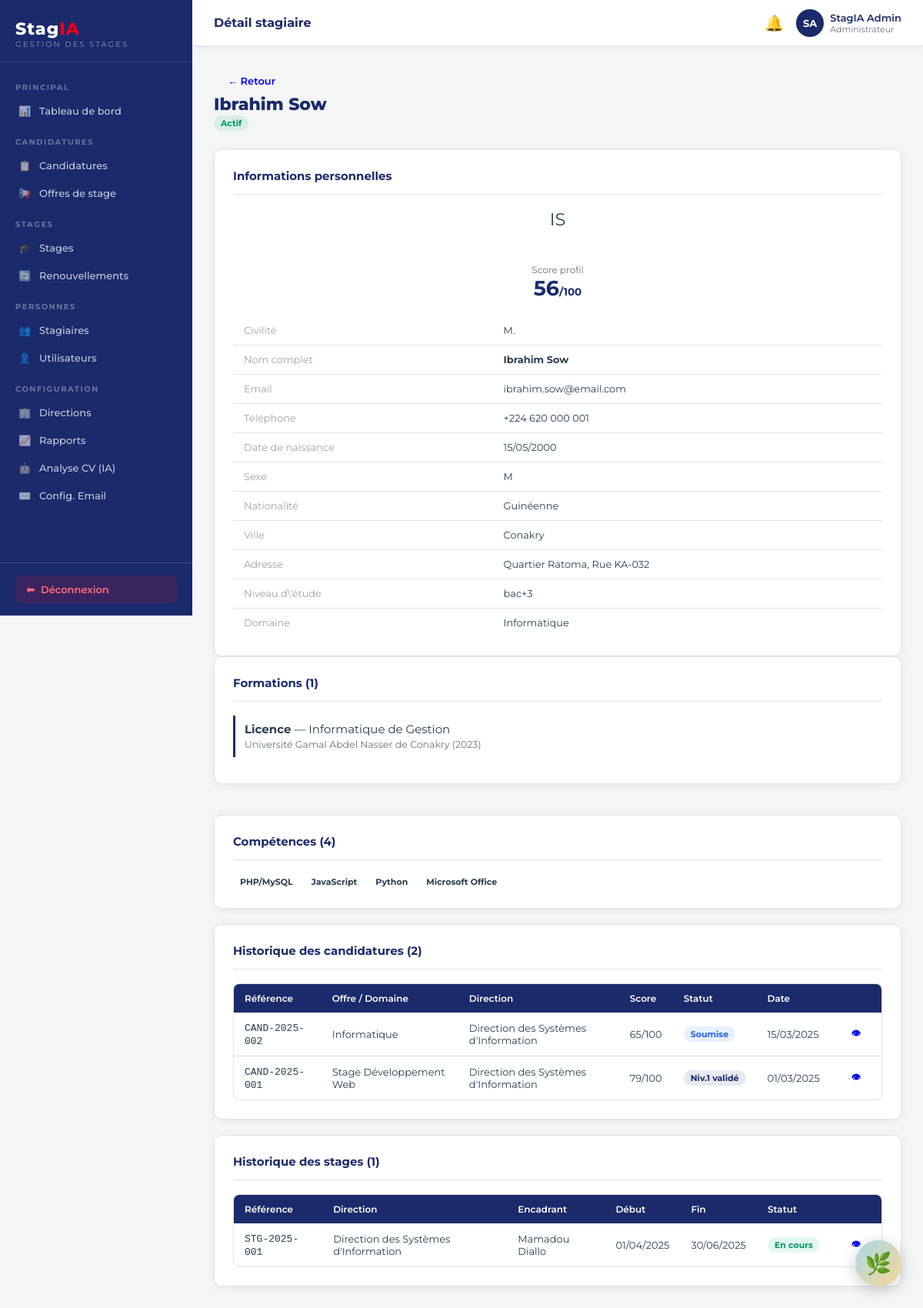
/backoffice.php?page=stagiaire_detail&id=1 (signed in), run on the app's committed database.
### tables this page shows
CREATE TABLE IF NOT EXISTS stagiaires (
    id INT AUTO_INCREMENT PRIMARY KEY,
    utilisateur_id INT NOT NULL,
    niveau_etude ENUM('bac','bac+2','bac+3','bac+4','bac+5','doctorat') DEFAULT 'bac+3',
    telephone VARCHAR(30),
    adresse TEXT,
    ville VARCHAR(100),
    nationalite VARCHAR(100) DEFAULT 'Guinéenne',
    date_naissance DATE,
    sexe ENUM('M','F') DEFAULT 'M',
    domaine_principal_id INT,
    date_inscription TIMESTAMP DEFAULT CURRENT_TIMESTAMP,
    cv_fichier VARCHAR(255),
    cv_analyse JSON,
    piece_identite VARCHAR(255),
    diplome_fichier VARCHAR(255),
    FOREIGN KEY (utilisateur_id) REFERENCES utilisateurs(id) ON DELETE CASCADE,
    FOREIGN KEY (domaine_principal_id) REFERENCES domaines(id) ON DELETE SET NULL
);

CREATE TABLE IF NOT EXISTS utilisateurs (
    id INT AUTO_INCREMENT PRIMARY KEY,
    nom VARCHAR(100) NOT NULL,
    prenom VARCHAR(100) NOT NULL,
    email VARCHAR(191) NOT NULL UNIQUE,
    mot_de_passe VARCHAR(255) NOT NULL,
    role ENUM('administrateur','habilite','superviseur','directeur','stagiaire') NOT NULL DEFAULT 'stagiaire',
    actif TINYINT(1) DEFAULT 1,
    civilite ENUM('M.','Mme') DEFAULT 'M.',
    created_at TIMESTAMP DEFAULT CURRENT_TIMESTAMP
);

CREATE TABLE IF NOT EXISTS domaines (
    id INT AUTO_INCREMENT PRIMARY KEY,
    libelle VARCHAR(150) NOT NULL,
    actif TINYINT(1) DEFAULT 1,
    created_at TIMESTAMP DEFAULT CURRENT_TIMESTAMP
);

CREATE TABLE IF NOT EXISTS formations (
    id INT AUTO_INCREMENT PRIMARY KEY,
    stagiaire_id INT NOT NULL,
    diplome VARCHAR(150),
    specialite VARCHAR(150),
    etablissement VARCHAR(200),
    annee_fin YEAR,
    FOREIGN KEY (stagiaire_id) REFERENCES stagiaires(id) ON DELETE CASCADE
);

CREATE TABLE IF NOT EXISTS competences (
    id INT AUTO_INCREMENT PRIMARY KEY,
    stagiaire_id INT NOT NULL,
    libelle VARCHAR(150) NOT NULL,
    FOREIGN KEY (stagiaire_id) REFERENCES stagiaires(id) ON DELETE CASCADE
);

CREATE TABLE IF NOT EXISTS candidatures (
    id INT AUTO_INCREMENT PRIMARY KEY,
    reference VARCHAR(30) UNIQUE NOT NULL,
    stagiaire_id INT NOT NULL,
    offre_id INT,
    type_candidature ENUM('offre','spontanee') DEFAULT 'spontanee',
    domaine_id INT,
    direction_id INT,
    score_tri DECIMAL(5,2) DEFAULT 0,
    statut_global ENUM('soumise','niv1_en_cours','niv1_valide','validee','niv1_rejete','rejetee','complement') DEFAULT 'soumise',
    motivation TEXT,
    date_candidature TIMESTAMP DEFAULT CURRENT_TIMESTAMP,
    FOREIGN KEY (stagiaire_id) REFERENCES stagiaires(id) ON DELETE CASCADE,
    FOREIGN KEY (offre_id) REFERENCES offres_stage(id) ON DELETE SET NULL,
    FOREIGN KEY (domaine_id) REFERENCES domaines(id) ON DELETE SET NULL,
    FOREIGN KEY (direction_id) REFERENCES directions(id) ON DELETE SET NULL
);

CREATE TABLE IF NOT EXISTS directions (
    id INT AUTO_INCREMENT PRIMARY KEY,
    libelle VARCHAR(150) NOT NULL,
    abreviation VARCHAR(20),
    actif TINYINT(1) DEFAULT 1,
    created_at TIMESTAMP DEFAULT CURRENT_TIMESTAMP
);

CREATE TABLE IF NOT EXISTS offres_stage (
    id INT AUTO_INCREMENT PRIMARY KEY,
    reference VARCHAR(30) UNIQUE NOT NULL,
    titre VARCHAR(200) NOT NULL,
    description TEXT,
    profil_recherche TEXT,
    direction_id INT,
    domaine_id INT,
    niveau_minimum ENUM('bac','bac+2','bac+3','bac+4','bac+5','doctorat') DEFAULT 'bac+3',
    experience_minimale INT DEFAULT 0 COMMENT 'en mois',
    nb_places INT DEFAULT 1,
    date_publication DATE,
    date_limite DATE,
    statut ENUM('ouverte','fermee','archivee') DEFAULT 'ouverte',
    creee_par INT,
    created_at TIMESTAMP DEFAULT CURRENT_TIMESTAMP,
    FOREIGN KEY (direction_id) REFERENCES directions(id) ON DELETE SET NULL,
    FOREIGN KEY (domaine_id) REFERENCES domaines(id) ON DELETE SET NULL,
    FOREIGN KEY (creee_par) REFERENCES utilisateurs(id) ON DELETE SET NULL
);

CREATE TABLE IF NOT EXISTS stages (
    id INT AUTO_INCREMENT PRIMARY KEY,
    reference VARCHAR(30) UNIQUE NOT NULL,
    candidature_id INT,
    stagiaire_id INT NOT NULL,
    direction_id INT,
    domaine_id INT,
    encadrant_id INT,
    date_debut DATE NOT NULL,
    date_fin DATE NOT NULL,
    duree_initiale_mois INT DEFAULT 3,
    duree_totale_mois INT DEFAULT 3,
    nb_renouvellements INT DEFAULT 0,
    remboursement_transport TINYINT(1) DEFAULT 0,
    montant_transport DECIMAL(10,2) DEFAULT 0,
    statut ENUM('preparation','en_cours','renouvele','termine','interrompu','annule') DEFAULT 'preparation',
    created_at TIMESTAMP DEFAULT CURRENT_TIMESTAMP,
    FOREIGN KEY (candidature_id) REFERENCES candidatures(id) ON DELETE SET NULL,
    FOREIGN KEY (stagiaire_id) REFERENCES stagiaires(id) ON DELETE CASCADE,
    FOREIGN KEY (direction_id) REFERENCES directions(id) ON DELETE SET NULL,
    FOREIGN KEY (domaine_id) REFERENCES domaines(id) ON DELETE SET NULL,
    FOREIGN KEY (encadrant_id) REFERENCES utilisateurs(id) ON DELETE SET NULL
);

### backoffice.php (called while the page is built, shortened)
<?php
require_once __DIR__ . '/config.php';
$page = preg_replace('/[^a-zA-Z0-9_\-]/', '', $_GET['page'] ?? 'dashboard');
$file = __DIR__ . "/pages/admin/{$page}.php";
include $file;

### pages/admin/stagiaire_detail.php (the view, shortened to what this page needs)
<?php
$pdo = getPDO();
$id = (int) ($_GET['id'] ?? 0);
$stmt = $pdo->prepare('
    SELECT s.*, u.nom, u.prenom, u.email, u.actif, u.civilite, u.role,
           d.libelle AS domaine_libelle
    FROM stagiaires s
    JOIN utilisateurs u ON s.utilisateur_id = u.id
    LEFT JOIN domaines d ON s.domaine_principal_id = d.id
    WHERE s.id = ?
');
$stmt->execute([$id]);
$stag = $stmt->fetch();
$formations  = $pdo->prepare('SELECT * FROM formations WHERE stagiaire_id = ? ORDER BY annee_fin DESC');
$formations->execute([$id]);
$formations  = $formations->fetchAll();
$competences = $pdo->prepare('SELECT * FROM competences WHERE stagiaire_id = ? ORDER BY id');
$competences->execute([$id]);
$competences = $competences->fetchAll();
$candidatures = $pdo->prepare('
    SELECT c.*, o.titre AS offre_titre, d.libelle AS direction, dom.libelle AS domaine
    FROM candidatures c
    LEFT JOIN offres_stage o ON c.offre_id = o.id
    LEFT JOIN directions d ON c.direction_id = d.id
    LEFT JOIN domaines dom ON c.domaine_id = dom.id
    WHERE c.stagiaire_id = ?
    ORDER BY c.date_candidature DESC
');
$candidatures->execute([$id]);
$candidatures = $candidatures->fetchAll();
$stages = $pdo->prepare('
    SELECT sg.*, d.libelle AS direction, u.nom AS enc_nom, u.prenom AS enc_prenom
    FROM stages sg
    LEFT JOIN directions d ON sg.direction_id = d.id
    LEFT JOIN utilisateurs u ON sg.encadrant_id = u.id
    WHERE sg.stagiaire_id = ?
    ORDER BY sg.date_debut DESC
');
$stages->execute([$id]);
$stages = $stages->fetchAll();
$score = calculerScore($id);
require __DIR__ . '/../../includes/header.php';
?>
<div class="page-header">
  <a href="backoffice.php?page=stagiaires" class="btn btn-ghost">← Retour</a>
  <h1><?= h($stag['prenom'] . ' ' . $stag['nom']) ?></h1>
  <span class="badge <?= $stag['actif'] ? 'badge-success' : 'badge-gray' ?>"><?= $stag['actif'] ? 'Actif' : 'Inactif' ?></span>
</div>
<div class="section-grid">
  <div class="card">
    <div class="card-header"><h3 class="card-title">Informations personnelles</h3></div>
    <div class="card-body">
      <div style="text-align:center;margin-bottom:20px">
        <div class="avatar" style="width:64px;height:64px;font-size:1.5rem;margin:0 auto 8px">
          <?= mb_strtoupper(mb_substr($stag['prenom'],0,1)) . mb_strtoupper(mb_substr($stag['nom'],0,1)) ?>
        </div>
        <div style="font-size:.8rem;color:#6b7280">Score profil</div>
        <div style="font-size:1.8rem;font-weight:700;color:var(--navy)"><?= number_format($score, 0) ?><span style="font-size:.9rem">/100</span></div>
      </div>
      <table style="width:100%;font-size:.86rem">
        <tr><td style="color:#9ca3af;width:40%">Civilité</td><td><?= h($stag['civilite'] ?? '—') ?></td></tr>
        <tr><td style="color:#9ca3af">Nom complet</td><td><strong><?= h($stag['prenom'] . ' ' . $stag['nom']) ?></strong></td></tr>
        <tr><td style="color:#9ca3af">Email</td><td><?= h($stag['email']) ?></td></tr>
        <tr><td style="color:#9ca3af">Téléphone</td><td><?= h($stag['telephone'] ?? '—') ?></td></tr>
        <tr><td style="color:#9ca3af">Date de naissance</td><td><?= $stag['date_naissance'] ? date('d/m/Y', strtotime($stag['date_naissance'])) : '—' ?></td></tr>
        <tr><td style="color:#9ca3af">Sexe</td><td><?= h($stag['sexe'] ?? '—') ?></td></tr>
        <tr><td style="color:#9ca3af">Nationalité</td><td><?= h($stag['nationalite'] ?? '—') ?></td></tr>
        <tr><td style="color:#9ca3af">Ville</td><td><?= h($stag['ville'] ?? '—') ?></td></tr>
        <tr><td style="color:#9ca3af">Adresse</td><td><?= h($stag['adresse'] ?? '—') ?></td></tr>
        <tr><td style="color:#9ca3af">Niveau d\'étude</td><td><?= h($stag['niveau_etude'] ?? '—') ?></td></tr>
        <tr><td style="color:#9ca3af">Domaine</td><td><?= h($stag['domaine_libelle'] ?? '—') ?></td></tr>
      </table>
    </div>
  </div>
  <div style="display:flex;flex-direction:column;gap:20px">
    <div class="card">
      <div class="card-header"><h3 class="card-title">Formations (<?= count($formations) ?>)</h3></div>
      <div class="card-body">
        <?php if (empty($formations)): ?>
        <p style="color:#9ca3af;text-align:center">Aucune formation enregistrée.</p>
        <?php else: ?>
        <?php foreach ($formations as $f): ?>
        <div style="border-left:3px solid var(--navy);padding:8px 12px;margin-bottom:10px">
          <strong><?= h($f['diplome']) ?></strong> — <?= h($f['specialite'] ?? '') ?><br>
          <small style="color:#6b7280"><?= h($f['etablissement'] ?? '') ?> <?= $f['annee_fin'] ? '(' . $f['annee_fin'] . ')' : '' ?></small>
        </div>
        <?php endforeach ?>
        <?php endif ?>
      </div>
    </div>
    <div class="card">
      <div class="card-header"><h3 class="card-title">Compétences (<?= count($competences) ?>)</h3></div>
      <div class="card-body">
        <?php if (empty($competences)): ?>
        <p style="color:#9ca3af;text-align:center">Aucune compétence enregistrée.</p>
        <?php else: ?>
        <div style="display:flex;flex-wrap:wrap;gap:6px">
          <?php foreach ($competences as $c): ?>
          <span class="badge badge-blue"><?= h($c['libelle']) ?></span>
          <?php endforeach ?>
        </div>
        <?php endif ?>
      </div>
    </div>
  </div>
</div>
<div class="card" style="margin-top:20px">
  <div class="card-header"><h3 class="card-title">Historique des candidatures (<?= count($candidatures) ?>)</h3></div>
  <div class="table-wrap">
    <table>
      <thead>
        <tr><th>Référence</th><th>Offre / Domaine</th><th>Direction</th><th>Score</th><th>Statut</th><th>Date</th><th></th></tr>
      </thead>
      <tbody>
        <?php foreach ($candidatures as $c): ?>
        <tr>
          <td><code class="mono"><?= h($c['reference']) ?></code></td>
          <td><?= h($c['offre_titre'] ?? $c['domaine'] ?? '—') ?></td>
          <td><?= h($c['direction'] ?? '—') ?></td>
          <td><?= number_format((float)$c['score_tri'], 0) ?>/100</td>
          <td><?= statusBadge($c['statut_global']) ?></td>
          <td><?= date('d/m/Y', strtotime($c['date_candidature'])) ?></td>
          <td><a href="backoffice.php?page=candidature_detail&id=<?= $c['id'] ?>" class="btn btn-sm btn-ghost">👁</a></td>
        </tr>
        <?php endforeach ?>
      </tbody>
    </table>
  </div>
</div>
<div class="card" style="margin-top:20px">
  <div class="card-header"><h3 class="card-title">Historique des stages (<?= count($stages) ?>)</h3></div>
  <div class="table-wrap">
    <table>
      <thead>
        <tr><th>Référence</th><th>Direction</th><th>Encadrant</th><th>Début</th><th>Fin</th><th>Statut</th><th></th></tr>
      </thead>
      <tbody>
        <?php foreach ($stages as $sg): ?>
        <tr>
          <td><code class="mono"><?= h($sg['reference']) ?></code></td>
          <td><?= h($sg['direction'] ?? '—') ?></td>
          <td><?= $sg['enc_prenom'] ? h($sg['enc_prenom'] . ' ' . $sg['enc_nom']) : '—' ?></td>
          <td><?= $sg['date_debut'] ? date('d/m/Y', strtotime($sg['date_debut'])) : '—' ?></td>
          <td><?= $sg['date_fin'] ? date('d/m/Y', strtotime($sg['date_fin'])) : '—' ?></td>
          <td><?= statusBadge($sg['statut']) ?></td>
          <td><a href="backoffice.php?page=stage_detail&id=<?= $sg['id'] ?>" class="btn btn-sm btn-ghost">👁</a></td>
        </tr>
        <?php endforeach ?>
      </tbody>
    </table>
  </div>
</div>
<?php require __DIR__ . '/../../includes/footer.php'; ?>

### config.php (shortened to what this page needs)
<?php
function getPDO(): PDO {
    static $pdo = null;
    if ($pdo !== null) return $pdo;
    $host = $_ENV['DB_HOST'] ?? 'localhost';
    $name = $_ENV['DB_NAME'] ?? 'stagia';
    $user = $_ENV['DB_USER'] ?? 'root';
    $pass = $_ENV['DB_PASS'] ?? '';
    try {
        $pdo = new PDO(
            "mysql:host=$host;dbname=$name;charset=utf8mb4",
            $user,
            $pass,
            [
                PDO::ATTR_ERRMODE            => PDO::ERRMODE_EXCEPTION,
                PDO::ATTR_DEFAULT_FETCH_MODE => PDO::FETCH_ASSOC,
                PDO::ATTR_EMULATE_PREPARES   => false,
            ]
        );
    } catch (PDOException $e) {
        die('<div style="font-family:monospace;background:#fee;border:1px solid #c00;padding:20px;margin:20px;border-radius:8px">
            <strong>Erreur de connexion BDD :</strong><br>' . htmlspecialchars($e->getMessage()) . '
            <br><br>Vérifiez votre fichier <code>.env</code> (DB_HOST, DB_NAME, DB_USER, DB_PASS).
        </div>');
    }
    return $pdo;
}
function h(string $s): string {
    return htmlspecialchars($s, ENT_QUOTES, 'UTF-8');
}
function calculerScore(int $stag_id): float {
    $pdo = getPDO();
    $score = 0;
    $stmt = $pdo->prepare('SELECT niveau_etude FROM stagiaires WHERE id = ?');
    $stmt->execute([$stag_id]);
    $row = $stmt->fetch();
    $niveaux = ['bac' => 10, 'bac+2' => 20, 'bac+3' => 30, 'bac+4' => 35, 'bac+5' => 40, 'doctorat' => 40];
    $score += $niveaux[$row['niveau_etude'] ?? 'bac'] ?? 10;
    $stmt = $pdo->prepare('SELECT COUNT(*) FROM formations WHERE stagiaire_id = ?');
    $stmt->execute([$stag_id]);
    $score += min(20, (int) $stmt->fetchColumn() * 10);
    $stmt = $pdo->prepare('SELECT COUNT(*) FROM competences WHERE stagiaire_id = ?');
    $stmt->execute([$stag_id]);
    $score += min(20, (int) $stmt->fetchColumn() * 4);
    $stmt = $pdo->prepare('SELECT COUNT(*) FROM experiences WHERE stagiaire_id = ?');
    $stmt->execute([$stag_id]);
    $score += min(20, (int) $stmt->fetchColumn() * 10);
    return min(100, (float) $score);
}
function statusBadge(string $statut): string {
    $map = [
        'soumise'        => ['Soumise', 'badge-info'],
        'niv1_en_cours'  => ['Niv.1 en cours', 'badge-warning'],
        'niv1_valide'    => ['Niv.1 validé', 'badge-primary'],
        'validee'        => ['Validée', 'badge-success'],
        'niv1_rejete'    => ['Niv.1 rejeté', 'badge-danger'],
        'rejetee'        => ['Rejetée', 'badge-danger'],
        'complement'     => ['Complément requis', 'badge-warning'],
        'preparation'    => ['Préparation', 'badge-info'],
        'en_cours'       => ['En cours', 'badge-success'],
        'renouvele'      => ['Renouvelé', 'badge-primary'],
        'termine'        => ['Terminé', 'badge-secondary'],
        'interrompu'     => ['Interrompu', 'badge-warning'],
        'annule'         => ['Annulé', 'badge-danger'],
        'ouverte'        => ['Ouverte', 'badge-success'],
        'fermee'         => ['Fermée', 'badge-warning'],
        'archivee'       => ['Archivée', 'badge-secondary'],
        'en_attente'     => ['En attente', 'badge-warning'],
        'valide'         => ['Validé', 'badge-success'],
        'rejete'         => ['Rejeté', 'badge-danger'],
        'precisions'     => ['Précisions requises', 'badge-info'],
        'valide_v'       => ['Validé', 'badge-success'],
        'rejete_v'       => ['Rejeté', 'badge-danger'],
    ];
    [$label, $cls] = $map[$statut] ?? [ucfirst($statut), 'badge-secondary'];
    return "<span class=\"badge $cls\">" . h($label) . '</span>';
}

### data on the page
stagiaires: utilisateur.nom "Ibrahim Sow", utilisateur.prenom "I", utilisateur.nom "S", utilisateur.civilite "M.", utilisateur.email "ibrahim.sow@email.com", telephone "+224 620 000 001", date_naissance "15/05/2000", sexe "M", nationalite "Guinéenne", ville "Conakry", adresse "Quartier Ratoma, Rue KA-032", niveau_etude "bac+3", domaine_principal.libelle "Informatique"
formations: diplome "Licence", specialite "Informatique de Gestion", etablissement "Université Gamal Abdel Nasser de Conakry", annee_fin "2023"
competences: libelle "PHP/MySQL"
competences: libelle "JavaScript"
competences: libelle "Python"
competences: libelle "Microsoft Office"
candidatures: reference "CAND-2025-002", domaine.libelle "Informatique", direction.libelle "Direction des Systèmes d'Information", score_tri "65", label "Soumise", date_candidature "15/03/2025"
candidatures: reference "CAND-2025-001", offre.titre "Stage Développement Web", direction.libelle "Direction des Systèmes d'Information", score_tri "79", label "Niv.1 validé", date_candidature "01/03/2025"
stages: reference "STG-2025-001", direction.libelle "Direction des Systèmes d'Information", encadrant.nom "Mamadou Diallo", date_debut "01/04/2025", date_fin "30/06/2025", label "En cours"

### other printed values
STAGIA_PAGE ?: 'StagIA' "Détail stagiaire"
$initiales "SA"
$prenom . ' ' . $nom "StagIA Admin"
$user['role'] "Administrateur"
$score "56"
count($formations) "1"
count($competences) "4"
count($candidatures) "2"
count($stages) "1"
